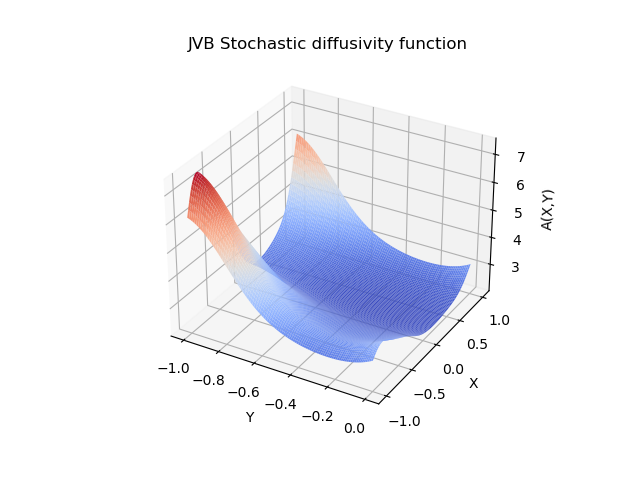

The script that saved this image:
#! /usr/bin/env python3
#
def diffusivity_2d_jvb ( a0, m, omega, n, x, y ):

#*****************************************************************************80
#
## diffusivity_2d_jvb evaluates a 2D stochastic diffusivity function.
#
#  Discussion:
#
#    The 2D stochastic diffusion equation has the form
#
#      - Del ( A(X,Y;OMEGA) Del U(X,Y;OMEGA) ) = F(X,Y).
#
#    The stochastic parameters OMEGA(1:4*M) are assumed to be independent
#    identically distributed random variables with mean value zero and 
#    variance 1.  The distribution is typically taken to be Gaussian or
#    uniform.
#
#    For physical and mathematical reasons, the diffusivity function 
#    A(X,Y;OMEGA) must be positive.  Our random KL expansion can guarantee
#    this by using an exponential format:
#
#      A(X,Y;OMEGA) = A0 + exp ( sum(j=1:4*m) OMEGA(J) * PSI(J)(X,Y) )
#
#    This function generalizes the 4-term expansion in diffusivity_2d_bnt,
#    used by Babuska, Nobile, Tempone, to a 4*M term expansion.
#
#  Licensing:
#
#    This code is distributed under the GNU LGPL license.
#
#  Modified:
#
#    08 February 2019
#
#  Author:
#
#    John Burkardt
#
#  Reference:
#
#    Ivo Babuska, Fabio Nobile, Raul Tempone,
#    A stochastic collocation method for elliptic partial differential equations
#    with random input data,
#    SIAM Journal on Numerical Analysis,
#    Volume 45, Number 3, 2007, pages 1005-1034.
#
#  Parameters:
#
#    Input, real A0, the constant term in the expansion.
#
#    Input, integer M, controls the number of values OMEGA.
#    0 <= M.
#
#    Input, real OMEGA(4*M), the stochastic parameters.
#
#    Input, integer N, the number of evaluation points.
#
#    Input, real X(N), Y(N), the points where the diffusion coefficient is to 
#    be evaluated.
#
#    Output, real A(N), the value of the diffusion coefficient at (X,Y).
#
  import numpy as np

  ma, na = x.shape
  arg = np.zeros ( [ ma, na ] )
  
  for j in range ( 0, m ):
#
#  Reduce strength of higher order terms.
#
    jsq = 1.0 / ( float ( j + 1 ) ) ** 2;

    arg = arg + jsq * ( \
        omega[4* j ] * np.cos ( ( j + 1 ) * np.pi * x ) \
      + omega[4*j+1] * np.sin ( ( j + 1 ) * np.pi * x ) \
      + omega[4*j+2] * np.cos ( ( j + 1 ) * np.pi * y ) \
      + omega[4*j+3] * np.sin ( ( j + 1 ) * np.pi * y ) )
#
#  Add the (positive) terms.
#
  a = a0 + np.exp ( arg );

  return a

def diffusivity_2d_jvb_contour ( m ):

#*****************************************************************************80
#
## diffusivity_2d_jvb_contour displays contour plots of a 2D stochastic diffusivity function.
#
#  Discussion:
#
#    The diffusivity function is compute by DIFFUSIVITY_2D_BNT.
#
#  Licensing:
#
#    This code is distributed under the GNU LGPL license.
#
#  Modified:
#
#    08 February 2019
#
#  Author:
#
#    John Burkardt
#
#  Reference:
#
#    Ivo Babuska, Fabio Nobile, Raul Tempone,
#    A stochastic collocation method for elliptic partial differential equations
#    with random input data,
#    SIAM Journal on Numerical Analysis,
#    Volume 45, Number 3, 2007, pages 1005-1034.
#
#  Parameters:
#
#    Input, integer M, controls the number of random coefficients, which
#    will be 4*M.
#
  import matplotlib.pyplot as plt
  from mpl_toolkits.mplot3d import Axes3D
  from matplotlib import cm
  import numpy as np

  print ( '' )
  print ( 'diffusivity_2d_jvb_contour' )
  print ( '  Display contour or surface plots of the stochastic' )
  print ( '  diffusivity function defined by diffusivity_2d_jvb.' )
#
#  Set the spatial grid.
#
  nx = 101
  ny = 101

  x_1d = np.linspace ( -1.0, 0.0, nx )
  y_1d = np.linspace ( -1.0, 1.0, ny )

  X, Y = np.meshgrid ( x_1d, y_1d )
#
#  Compute the diffusivity field, using a uniform OMEGA.
#
  a0 = 2.0
  omega = -1.0 + 2.0 * np.random.rand ( 4 * m )
  n = nx * ny
  A = diffusivity_2d_jvb ( a0, m, omega, n, X, Y )
#
#  Plot the diffusivity field as a surface plot.
#
  fig = plt.figure ( )
  ax = fig.add_subplot ( 111, projection='3d' )
  ax.plot_surface ( X, Y, A, rstride = 1, cstride = 1, \
    cmap = cm.coolwarm, edgecolor = 'none' )
  ax.set_xlabel ( 'Y' )
  ax.set_ylabel ( 'X' )
  ax.set_zlabel ( 'A(X,Y)' )
  ax.set_title ( 'JVB Stochastic diffusivity function' )
  filename = 'diffusivity_2d_jvb.png'
  plt.savefig ( filename )
  print ( '' )
  print ( '  Graphics saved as "%s".' % ( filename ) )

  return

def diffusivity_2d_jvb_test ( ):

#*****************************************************************************80
#
## diffusivity_2d_jvb_test tests diffusivity_2d_jvb.
#
#  Licensing:
#
#    This code is distributed under the GNU LGPL license. 
#
#  Modified:
#
#    08 February 2019
#
#  Author:
#
#    John Burkardt
#
#  Parameters:
#
#    None
#
  import platform

  print ( '' )
  print ( 'diffusivity_2d_jvb_test:' )
  print ( '  Python version: %s' % ( platform.python_version ( ) ) )
  print ( '  Test diffusivity_2d_jvb.' )

  m = 3
  diffusivity_2d_jvb_contour ( m )
#
#  Terminate.
#
  print ( '' )
  print ( 'diffusivity_2d_jvb_test:' )
  print ( '  Normal end of execution.' )
  return

if ( __name__ == '__main__' ):
  from timestamp import timestamp
  timestamp ( )
  diffusivity_2d_jvb_test ( )
  timestamp ( )
